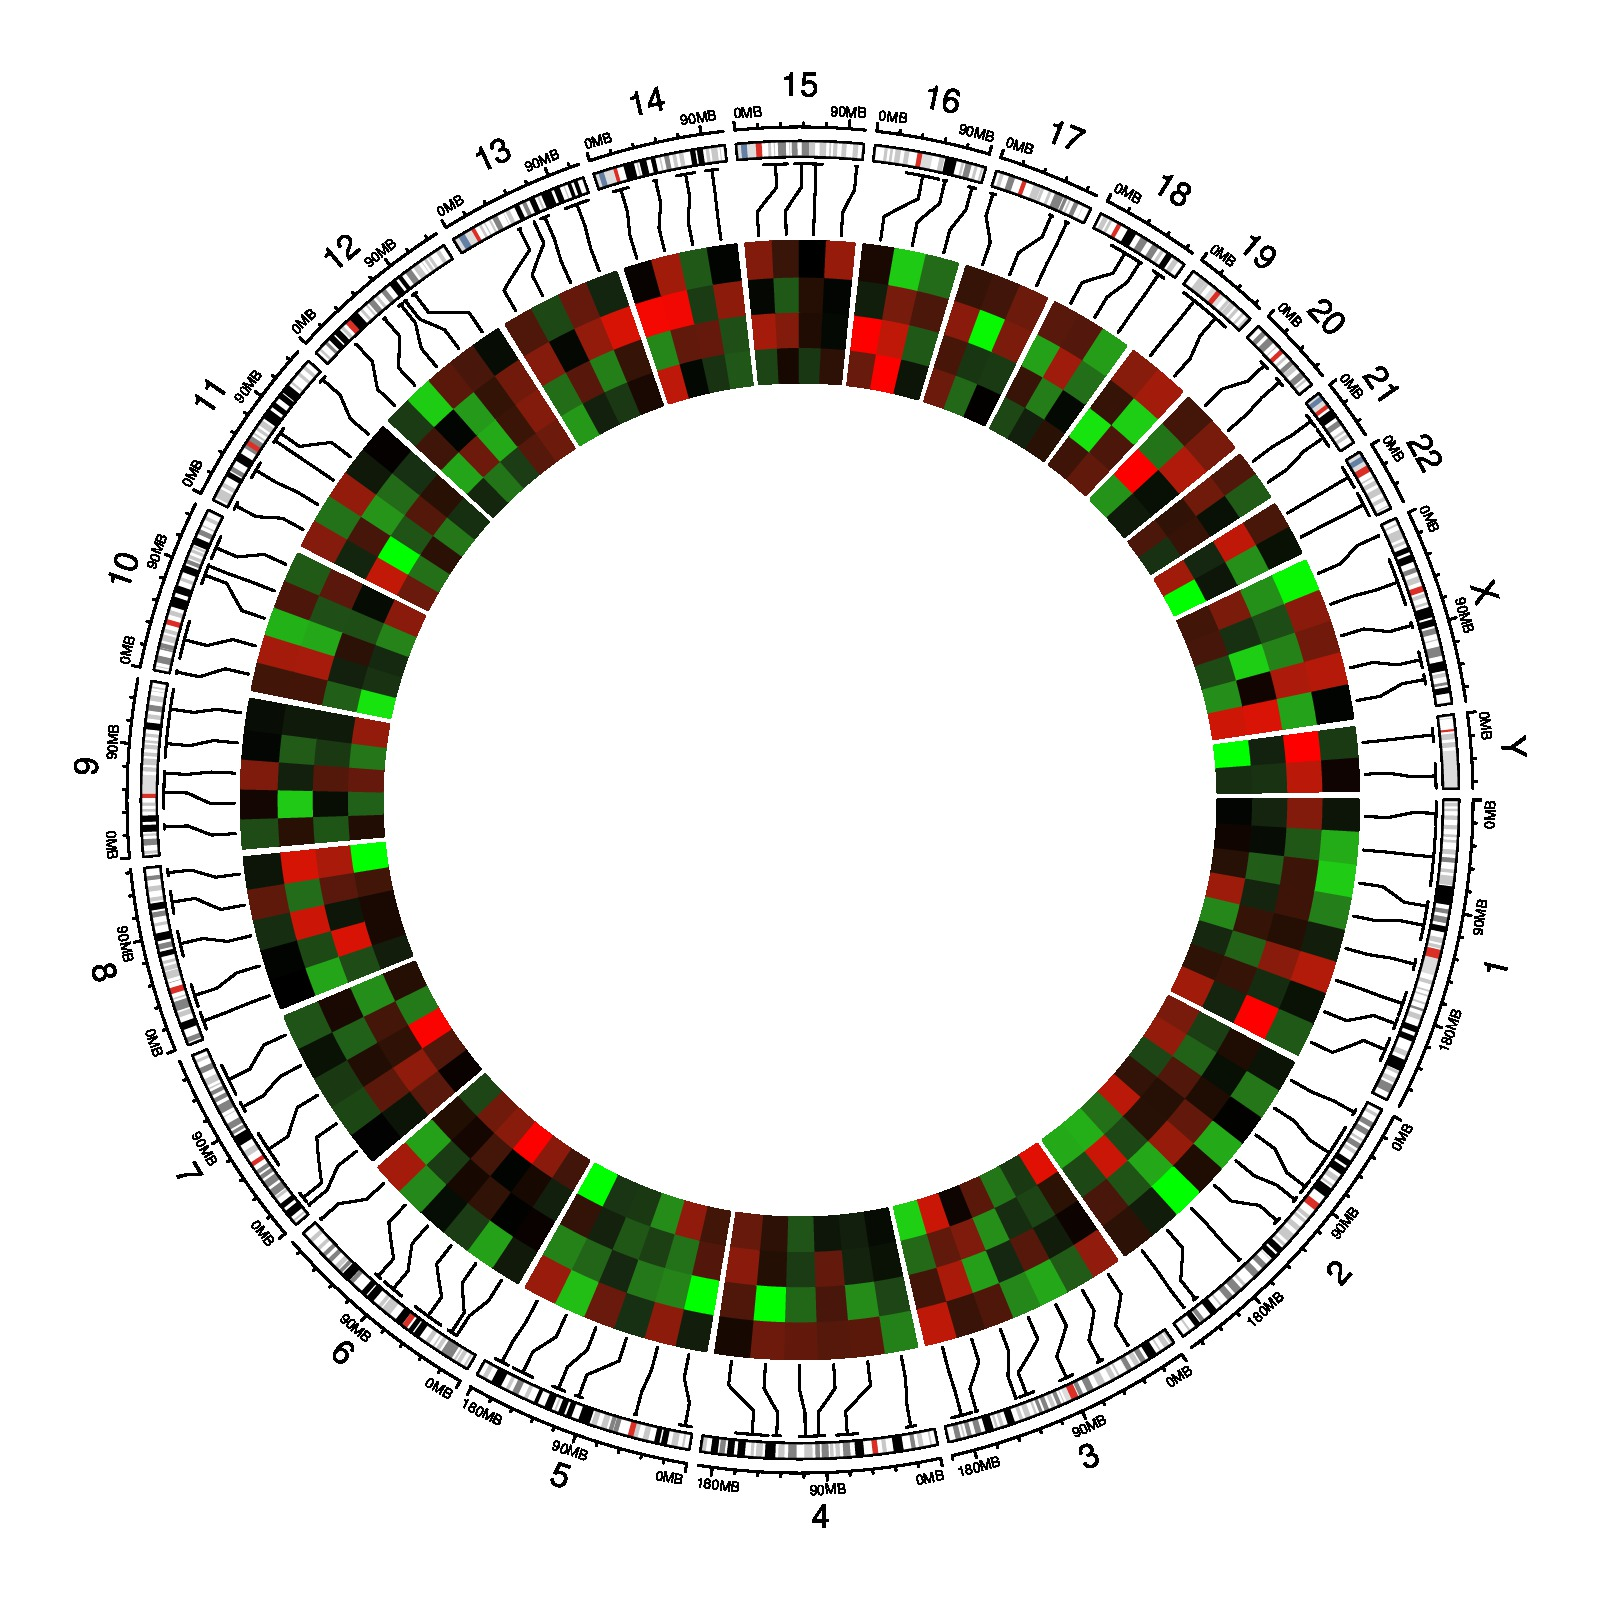

Generate this figure with R:
library(circlize)

circos.par(cell.padding = c(0, 0, 0, 0))
circos.initializeWithIdeogram()

bed = generateRandomBed(nr = 100, nc = 4)

circos.genomicPosTransformLines(bed, posTransform = posTransform.default, horizontalLine = "top", track.height = 0.1)

f = colorRamp2(breaks = c(-1, 0, 1), colors = c("green", "black", "red"))
circos.genomicTrackPlotRegion(bed, stack = TRUE, panel.fun = function(region, value, ...) {
	circos.genomicRect(region, value, col = f(value[[1]]), 
		border = f(value[[1]]), posTransform = posTransform.default, ...)
}, bg.border = NA)

circos.clear()
